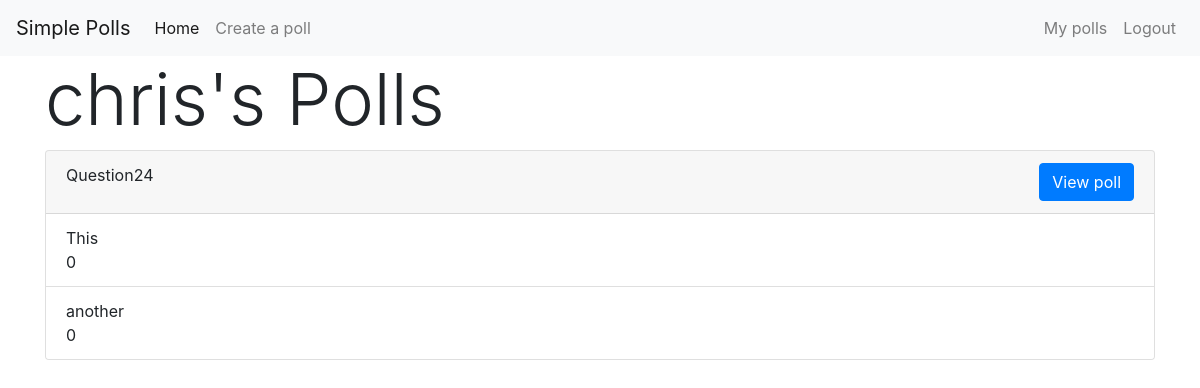
/poll/ (signed in), run on an earlier commit of the app's database.
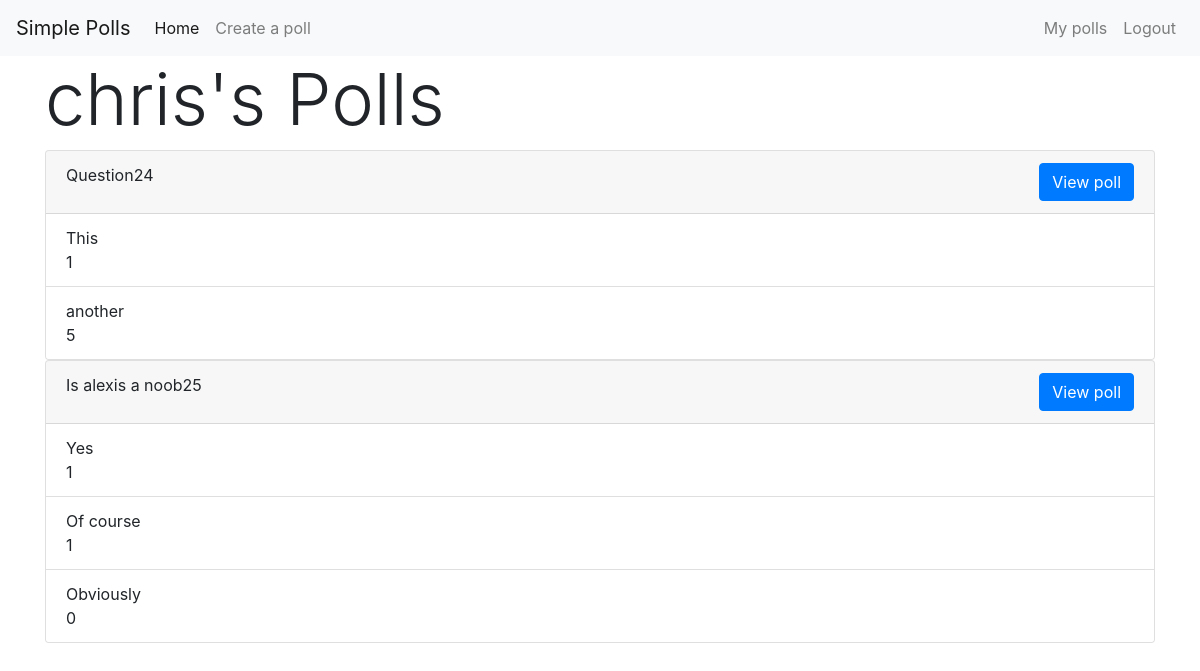
And on a later commit of the database.
### poll/models.py (models this page shows, shortened)
class Question(models.Model):
    question_text = models.CharField(max_length=128)
    date_published = models.DateTimeField(default=timezone.now)
    author = models.ForeignKey(User, on_delete=models.CASCADE, blank=True, null=True)

class Choices(models.Model):
    choice_text = models.CharField(max_length=256)
    question = models.ForeignKey(Question, on_delete=models.CASCADE)
    votes = models.IntegerField(default=0)

### poll/views.py (the view, shortened to what this page needs)
# urls.py: path('', views.home, name='poll-home'),
def home(request):
    if request.user.is_authenticated:
        username = request.user.username
        user = User.objects.get(username=username)
        context = {
            'user': user
        }
        return render(request, 'poll/user-home.html', context)

### poll/templates/poll/user-home.html
{% extends "user/base.html" %}
{% block body %}
    <div class="container">
        <h1 class="display-3">{{ user.username }}'s Polls</h1>
        {% for question in user.question_set.all %}
            <div class="card">
                <div class="card-header">
                    <span>
                        {{question.question_text}}{{question.id}}
                    </span>
                    <span style="float: right;">
                        <form action="{% url 'poll-view' question.id %}" method="get">
                            <button type="submit" class="btn btn-primary">View poll</button>
                        </form>
                    </span>
                </div>
                <ul class="list-group list-group-flush">
                    {% for choice in question.choices_set.all %}
                        <li class="list-group-item">
                            {{choice.choice_text}}
                            <div class="mr-auto">{{choice.votes}}</div>
                        </li>
                    {% endfor %}
                </ul>
            </div>
        {% endfor %}
    </div>
{% endblock body %}

What changed in the data, as far as the page shows it:
changed Choices "This": votes "0" → "1"
changed Choices "another": votes "0" → "5"
added Question: question_text "Is alexis a noob", id "25"
added Choices: choice_text "Yes", votes "1", shown under "Is alexis a noob"
added Choices: choice_text "Of course", votes "1", shown under "Is alexis a noob"
added Choices: choice_text "Obviously", votes "0", shown under "Is alexis a noob"
